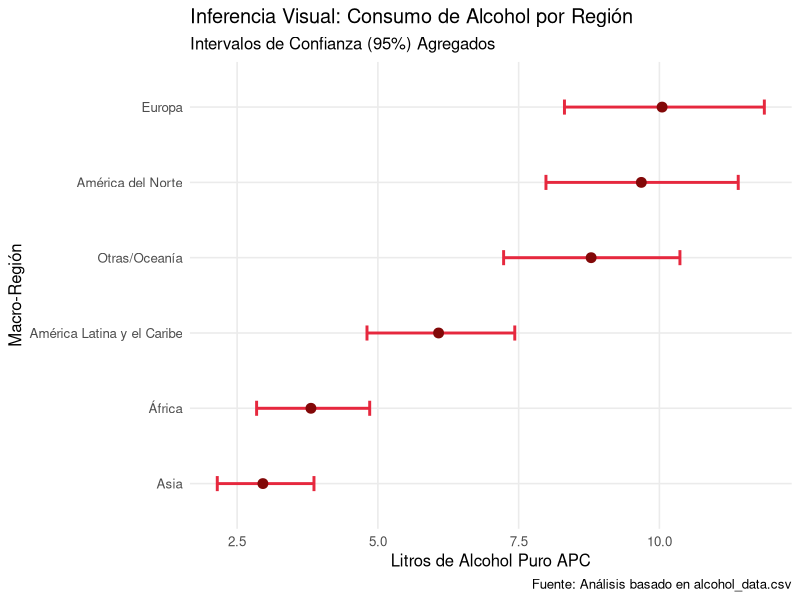

This chart was generated by the following R code:
## ---- chunk 1
# Configuración global de chunks
knitr::opts_chunk$set(
  echo = FALSE,        # Mostrar código
  warning = FALSE,    # Ocultar advertencias
  message = FALSE,    # Ocultar mensajes de carga
  fig.align = "center",
  out.width = "90%",
  fig.pos = "H",
  out.extra = ""
)

# Cargar librerías necesarias
library(tidyverse)
library(knitr)
library(kableExtra)
library(scales)
## ---- chunk 2

# Configuración de estilo global para tablas
options(knitr.table.format = "latex") 

# estilo visual solicitado
aplicar_estilo_tabla <- function(df, caption_text) {
  df %>%
    kable(
      booktabs = TRUE, 
      escape = FALSE,
      longtable = TRUE,
      caption = caption_text,
      align = "c",
      col.names = gsub("_", " ", names(df)) %>% str_to_title()
    ) %>%
    kable_styling(
      latex_options = c("striped", "hold_position", "repeat_header"),
      full_width = FALSE,
      stripe_color = "#F2D7D5" # Azul muy tenue para filas
    ) %>%
    row_spec(0, bold = TRUE, color = "white", background = "#800000") %>% # Encabezado Azul
    column_spec(1, bold = TRUE)
}
## ---- chunk 3

#carga de la data
raw_data_alcohol <- read_csv("alcohol_data.csv", show_col_types = FALSE)

#Definición de Regiones (Modularización para evitar repetición)
# Creamos un vector nombrado para facilitar la recodificación
paises_alc <- c("ATG", "ARG", "BHS", "BRB", "BLZ", "BOL", "BRA", "CHL", "COL", "CRI", "CUB", "DMA", "DOM", "ECU", "SLV", "GRD", "GTM", "GUY", "HTI", "HND", "JAM", "MEX", "NIC", "PAN", "PRY", "PER", "KNA", "LCA", "VCT", "SUR", "TTO", "URY", "VEN")
paises_norte <- c("CAN", "USA")
paises_asia <- c("AFG", "BHR", "BGD", "BTN", "BRN", "KHM", "CHN", "COK", "CYP", "PRK", "EGY", "FJI", "IND", "IDN", "IRN", "IRQ", "ISR", "JPN", "JOR", "KAZ", "KGZ", "KIR", "KWT", "LAO", "LBN", "MYS", "MDV", "MHL", "FSM", "MNG", "MMR", "NRU", "NPL", "NZL", "NIU", "OMN", "PAK", "PLW", "PNG", "PHL", "QAT", "KOR", "WSM", "SAU", "SGP", "SLB", "LKA", "SYR", "TJK", "THA", "TLS", "TON", "TUR", "TKM", "TUV", "ARE", "UZB", "VUT", "VNM", "YEM")
paises_europa <- c("ALB", "AND", "ARM", "AUT", "AZE", "BLR", "BEL", "BIH", "BGR", "HRV", "CZE", "DNK", "EST", "FIN", "FRA", "GEO", "DEU", "GRC", "HUN", "ISL", "IRL", "ITA", "LVA", "LTU", "LUX", "MLT", "MCO", "MNE", "NLD", "MKD", "NOR", "POL", "PRT", "MDA", "ROU", "RUS", "SMR", "SRB", "SVK", "SVN", "ESP", "SWE", "CHE", "UKR", "GBR")
paises_africa <- c("DZA", "AGO", "BEN", "BWA", "BFA", "BDI", "CMR", "CPV", "CAF", "TCD", "COM", "COG", "CIV", "COD", "DJI", "GNQ", "ERI", "ETH", "GAB", "GMB", "GHA", "GIN", "GNB", "KEN", "LSO", "LBR", "LBY", "MDG", "MWI", "MLI", "MRT", "MUS", "MAR", "MOZ", "NAM", "NER", "NGA", "RWA", "STP", "SEN", "SYC", "SLE", "SOM", "ZAF", "SSD", "SDN", "TGO", "TUN", "UGA", "TZA", "ZMB", "ZWE")

#Procesamiento
clean_data_alcohol <- raw_data_alcohol %>%
  filter(sex == "Both sexes", year %in% 2015:2019) %>%
  select(country, iso3, year, alcohol_liters_per_capita, lower_ci, upper_ci, ci_width) %>%
  drop_na(alcohol_liters_per_capita, ci_width) %>%
  mutate(
    Region = case_when(
      iso3 %in% paises_alc    ~ "América Latina y el Caribe",
      iso3 %in% paises_norte  ~ "América del Norte",
      iso3 %in% paises_asia   ~ "Asia",
      iso3 %in% paises_europa ~ "Europa",
      iso3 %in% paises_africa ~ "África",
      TRUE                    ~ "Otras/Oceanía"
    ),
    across(c(country, iso3, year, Region), as.factor)
  )

#imprimimos las dimensiones del data frame limpio y las primeras filas
 print(paste("Registros válidos (Ambos sexos, 2015-2019):", nrow(clean_data_alcohol)))
print("Estructura final de los datos procesados y estratificados (str):")
str(clean_data_alcohol)
head(clean_data_alcohol %>% select(country, iso3, year, Region)) 
## ---- chunk 4

# Análisis de impacto metodológico
n_inicial <- raw_data_alcohol %>% filter(sex == "Both sexes", year %in% 2015:2019) %>% nrow()
n_final   <- nrow(clean_data_alcohol)

tendencia_pre <- raw_data_alcohol %>%
  filter(sex == "Both sexes", year %in% 2015:2019) %>%
  summarize(
    Estado = "Original (Pre-Limpieza)",
    Muestra = n(),
    Media = mean(alcohol_liters_per_capita, na.rm = TRUE),
    Mediana = median(alcohol_liters_per_capita, na.rm = TRUE)
  )

tendencia_post <- clean_data_alcohol %>%
  summarize(
    Estado = "Depurado (Post-Limpieza)",
    Muestra = n(),
    Media = mean(alcohol_liters_per_capita),
    Mediana = median(alcohol_liters_per_capita)
  )

tabla_etl <- bind_rows(tendencia_pre, tendencia_post) %>%
  mutate(Sesgo_Absoluto = Media - Mediana)

aplicar_estilo_tabla(tabla_etl, "Comparación post-limpieza de los datos")
## ---- chunk 5

set.seed(123)
muestra_sucia <- clean_data_alcohol %>%
  mutate(
    alcohol_liters_per_capita = if_else(runif(n()) < 0.10, NA_real_, alcohol_liters_per_capita),
    ci_width = if_else(runif(n()) < 0.05, NA_real_, ci_width)
  )

validación_algoritmo <- data.frame(
  Fase = c("Muestra Contaminada", "Muestra Recuperada"),
  N_Total = c(nrow(muestra_sucia), nrow(muestra_sucia %>% drop_na(alcohol_liters_per_capita, ci_width))),
  Valores_NA = c(sum(is.na(muestra_sucia$alcohol_liters_per_capita)), 0)
)

aplicar_estilo_tabla(validación_algoritmo, "Prueba de Estrés: Validación del Algoritmo de Depuración")
## ---- chunk 6

muestra_recuperada <- muestra_sucia %>%
  drop_na(alcohol_liters_per_capita, ci_width)

comparacion_recuperacion <- data.frame(
  Estado = c("Muestra Contaminada", "Muestra Recuperada"),
 `Registros Totales` = c(nrow(muestra_sucia), nrow(muestra_recuperada)),
 `Valores NA Restantes` = c(sum(is.na(muestra_sucia$alcohol_liters_per_capita) | is.na(muestra_sucia$ci_width)), 0),
  `Consumo Medio` = c(mean(muestra_sucia$alcohol_liters_per_capita, na.rm=TRUE), 
                      mean(muestra_recuperada$alcohol_liters_per_capita))
)

aplicar_estilo_tabla(comparacion_recuperacion, "Validación de la eficacia del algoritmo de limpieza de datos")
## ---- chunk 7

# Consolidación de métricas finales
resumen_regional <- clean_data_alcohol %>%
  group_by(Region) %>%
  summarise(
    Consumo_Medio = mean(alcohol_liters_per_capita),
    Mediana_Consumo = median(alcohol_liters_per_capita),
    Desviación_Std = sd(alcohol_liters_per_capita),
    .groups = 'drop'
  ) %>%
  arrange(desc(Consumo_Medio))


tabla_maestra <- bind_rows(resumen_regional)

aplicar_estilo_tabla(tabla_maestra, "Métricas de Tendencia Central y Calidad de Datos") 

 #intervalo de confianza
resumen_regional <- clean_data_alcohol %>%
  group_by(Region) %>%
  summarise(
    Incertidumbre_Promedio = mean(ci_width),
    .groups = 'drop'
  ) 

tabla_maestra <- bind_rows(resumen_regional)

aplicar_estilo_tabla(tabla_maestra, "Intervalo de confianza regional") 
## ---- chunk 8

# Total Global 
total_global <- clean_data_alcohol %>%
  summarise(
    Region = "TOTAL GLOBAL",
    Consumo_Medio = mean(alcohol_liters_per_capita),
    Mediana_Consumo = median(alcohol_liters_per_capita),
    Desviación_Std = sd(alcohol_liters_per_capita),
  )
tabla_maestra <- bind_rows(total_global)
aplicar_estilo_tabla(tabla_maestra, "Métricas de Tendencia Central a Nivel Global") 

# Total Global 
total_global <- clean_data_alcohol %>%
  summarise(
    Region = "TOTAL GLOBAL",
    Incertidumbre_Promedio = mean(ci_width)
  )
tabla_maestra <- bind_rows(total_global)
aplicar_estilo_tabla(tabla_maestra, "Intervalo de Confianza a Nivel Global") 
## ---- chunk 9

# Cálculo de indicadores de asimetría para validar la tendencia central
analisis_robustez <- clean_data_alcohol %>%
  group_by(Region) %>%
  summarise(
    Media = mean(alcohol_liters_per_capita),
    Mediana = median(alcohol_liters_per_capita),
    # Calculamos la diferencia porcentual para medir el sesgo
    Sesgo_Relativo_Pct = ((Media - Mediana) / Mediana) * 100,
    .groups = 'drop'
  )

 # Tabla para el informe
aplicar_estilo_tabla(analisis_robustez, "Contraste entre la media y la mediana")
## ---- chunk 10

# Preparación de datos para visualización técnica
data_plot <- clean_data_alcohol %>%
  group_by(Region) %>%
  summarise(
    Media = mean(alcohol_liters_per_capita),
    LI = mean(lower_ci),
    LS = mean(upper_ci)
  )

ggplot(data_plot, aes(x = reorder(Region, Media), y = Media)) +
  geom_errorbar(aes(ymin = LI, ymax = LS), width = 0.2, color = "#E6283E", size = 1) +
  geom_point(size = 3, color = "#820808") +
  coord_flip() +
  labs(
    title = "Inferencia Visual: Consumo de Alcohol por Región",
    subtitle = "Intervalos de Confianza (95%) Agregados",
    x = "Macro-Región", y = "Litros de Alcohol Puro APC",
    caption = "Fuente: Análisis basado en alcohol_data.csv"
  ) +
  theme_minimal(base_size = 12) +
  theme(panel.grid.minor = element_blank())
